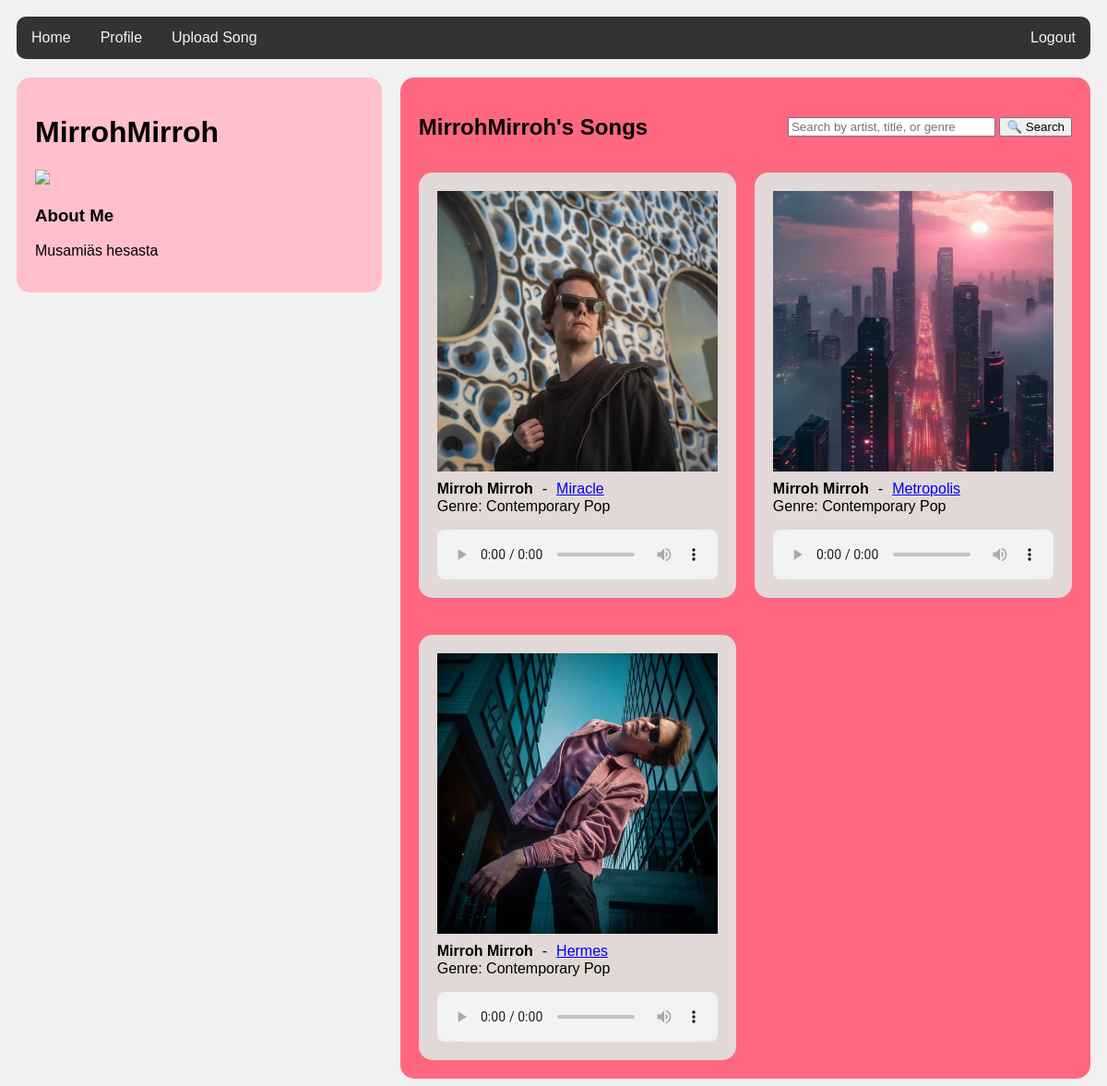
Screenshot of /user/2 (signed in) with the database file from the repository.
### tables this page shows
CREATE TABLE users (
    id INTEGER PRIMARY KEY,
    username TEXT UNIQUE,
    password_hash TEXT,
    image BLOB
, bio TEXT);

CREATE TABLE songs (
    id INTEGER PRIMARY KEY,
    user_id INTEGER NOT NULL,
    title TEXT NOT NULL,
    artist TEXT NOT NULL CHECK (LENGTH(artist) > 0),
    audio_file_path TEXT NOT NULL,
    image_file_path TEXT NOT NULL,
    upload_date DATETIME DEFAULT CURRENT_TIMESTAMP,
    genre TEXT CHECK (LENGTH(genre) > 0),
    duration INTEGER CHECK (duration > 0),
    FOREIGN KEY (user_id) REFERENCES users(id) ON DELETE CASCADE
);

### app.py (the view)
@app.route("/user/<int:user_id>")
def show_user(user_id):
    user = users.get_user(user_id)
    if not user:
        abort(404)
    search_query = request.args.get("search", "").strip()
    if search_query:
        songs = search_user_songs(search_query, user["id"])
    else:
        songs = get_user_songs(user)
    return render_template("show_user.html", user=user, songs=songs, search_query=search_query)

### db.py (called while the page is built)
def get_connection():
    con = sqlite3.connect("database.db")
    con.execute("PRAGMA foreign_keys = ON")
    con.row_factory = sqlite3.Row
    return con

def query(sql, params=[]):
    con = get_connection()
    result = con.execute(sql, params).fetchall()
    con.close()
    return result

### repositories/songs_repository.py (called while the page is built)
def get_user_songs(user):
    connection = sqlite3.connect("database.db")
    connection.row_factory = sqlite3.Row
    cursor = connection.cursor()
    user_id = user["id"] if isinstance(user, sqlite3.Row) else user #poimitaan käyttäjä_id sanakirjasta
    cursor.execute("SELECT * FROM songs WHERE user_id = ? ORDER BY upload_date DESC", (user_id,))
    songs = cursor.fetchall()
    connection.close()
    return songs

### users.py (called while the page is built)
def get_user(user_id):
    sql = """SELECT id, username, image IS NOT NULL has_image, bio, bio IS NOT NULL has_bio
             FROM users
             WHERE id = ?"""
    result = db.query(sql, [user_id])
    return result[0] if result else None

### templates/show_user.html (shortened to what this page needs)
<!DOCTYPE html>
<html>
<head>
  <link rel="stylesheet" href="../static/styles.css">
</head>
<body>
  <div class="topnav">
    <a href="/">Home</a>
    {% if session.username%}
    <a href="/user/{{ session['user_id'] }}">Profile</a>
    <a href="/upload_song">Upload Song</a>
    {% else %}
    <a href="/login_page">Profile</a>
    <a href="/login_page">Upload Song</a>
    {% endif %}
    {% if session.username %}
    <a href="/logout" style="float:right">Logout</a>
    {% else %}
    <a href="/login_page" style="float:right">Login</a>
    <a href="/register" style="float:right">Create new profile</a>
    {% endif %}
  </div>
  <div class="row">
    <div class="leftcolumn">
      <div class="card-profile-left">
        <h1>{{ user.username }}</h1>
        {% if user.has_image %}
        <img src="/image/{{ user.id }}" height="400"/>
        {% endif %}
        <h3>About Me</h3>
        {% if user.has_bio %}
          <p id="bio-text">{{ user.bio | replace("\n", "<br>") | safe }}</p>
        {% endif %}
      </div>
    </div>
    <div class="rightcolumn">
      <div class="grid-profile">
        <div class="grid-header">
          <h2>{{ user.username }}'s Songs</h2>
          <form method="get" action="/user/{{ user.id }}">
            <input type="text" name="search" placeholder="Search by artist, title, or genre" value="{{ search_query }}" size="25">
            <button type="submit">🔍 Search</button>
          </form>
        </div>
        {% for song in songs %}
        <div class="card-profile-right">
          <img src="{{ url_for('static', filename=song.image_file_path.split('static/')[-1]) }}" alt="Kansikuva" width="100%" height="auto">
          <div class="song-info">
            <strong>{{ song.artist }}</strong> - <a href="/song/{{ song.id }}">{{ song.title }}</a>
          </div>
          <p>Genre: {{ song.genre }}</p>
          <audio controls class="audio1">
            {% if song.audio_file_path.endswith('.mp3') %}
            <source src="{{ url_for('static', filename=song.audio_file_path.split('static/')[-1]) }}" type="audio/mpeg">
            {% elif song.audio_file_path.endswith('.wav') %}
            <source src="{{ url_for('static', filename=song.audio_file_path.split('static/')[-1]) }}" type="audio/wav">
            {% else %}
            <p>Tiedostotyyppi ei tuettu.</p>
            {% endif %}
          </audio>
        </div>
        {% endfor %}
      </div>
    </div>
  </div>
</body>
</html>

### static/styles.css (style rules this page uses)
* { box-sizing: border-box; }
body { font-family: Arial; padding: 10px; background: #f1f1f1; }
.topnav { overflow: hidden; background-color: #333; border-radius: 10px; }
.topnav a { float: left; display: block; color: #f2f2f2; text-align: center; padding: 14px 16px; text-decoration: none; }
.leftcolumn { float: left; width: 34%; }
.rightcolumn { float: left; width: 66%; background-color: #f1f1f1; padding-left: 20px; overflow: hidden; }
.grid-profile { display: grid; grid-template-columns: repeat(auto-fill, minmax(250px, 1fr)); gap: 20px; background: rgb(255, 103, 129); padding: 20px; margin-top: 20px; border-radius: 15px; }
.grid-header { grid-column: 1 / -1; display: flex; justify-content: space-between; align-items: center; padding-bottom: 0px; margin-bottom: -25px; }
.card-profile-left { background-color: pink; padding: 20px; margin-top: 20px; border-radius: 15px; }
.card-profile-right { background-color: rgb(226, 216, 216); padding: 20px; margin-top: 20px; border-radius: 15px; display: flex; flex-direction: column; }
.audio1 { width: 100%; border-radius: 8px; background-color: #f1f1f1; }
.song-info { display: flex; flex-wrap: nowrap; gap: 10px; margin-top: 10px; margin-bottom: -15px; }
.row::after { content: ""; display: table; clear: both; }

### rows the page displays
users: username "MirrohMirroh", bio "Musamiäs hesasta"
songs: image_file_path (picture), artist "Mirroh Mirroh", title "Miracle", genre "Contemporary Pop"
songs: image_file_path (picture), artist "Mirroh Mirroh", title "Metropolis", genre "Contemporary Pop"
songs: image_file_path (picture), artist "Mirroh Mirroh", title "Hermes", genre "Contemporary Pop"
